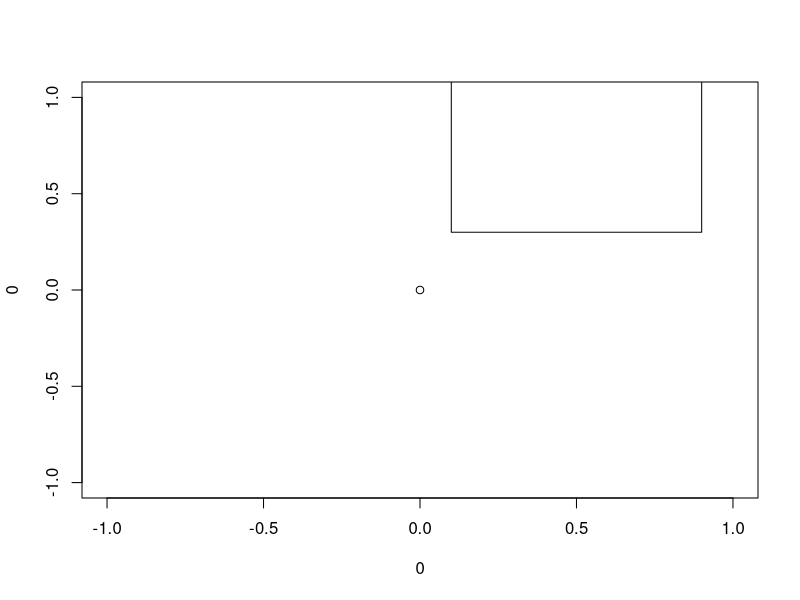
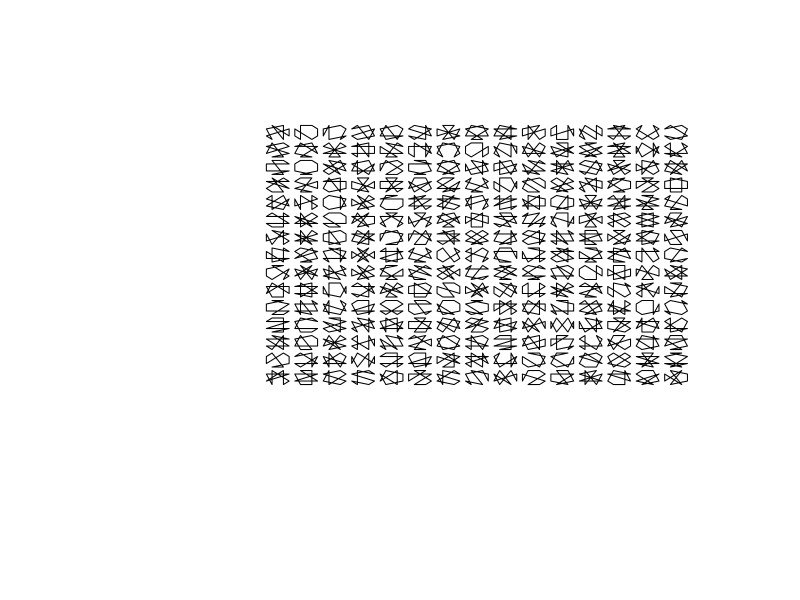
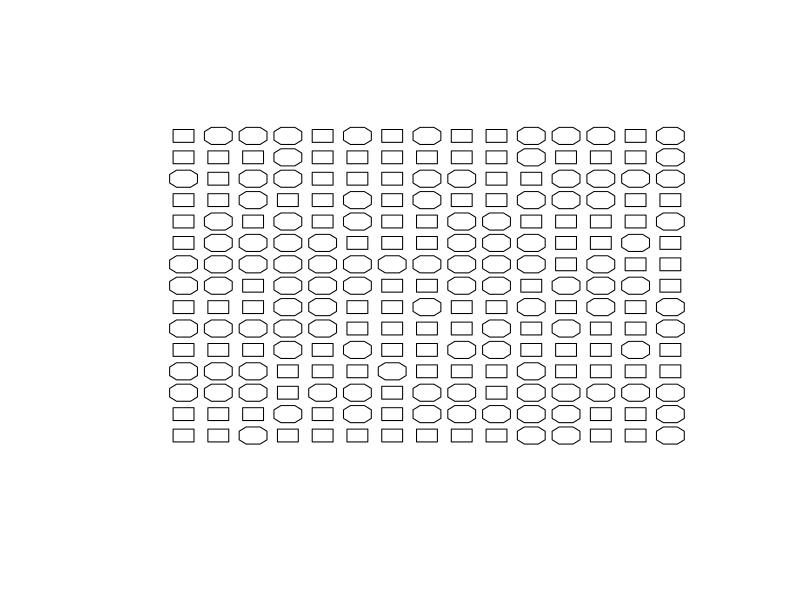
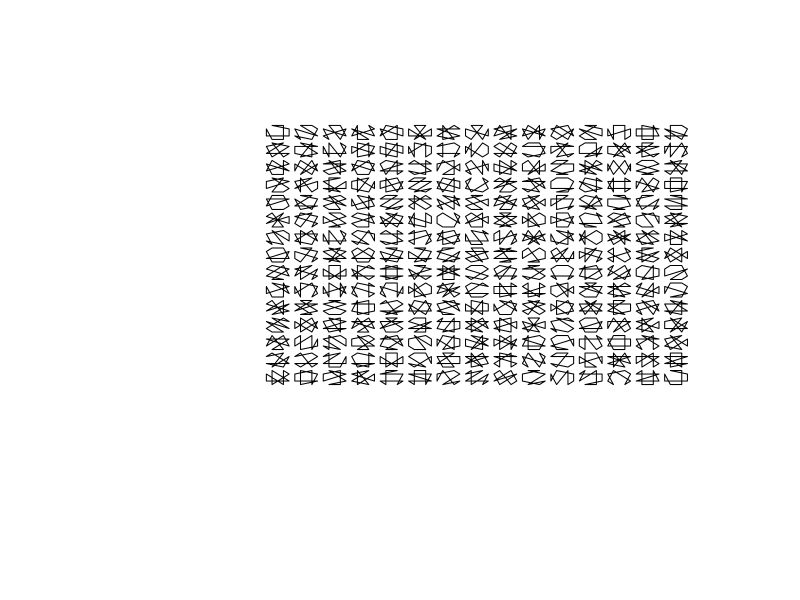
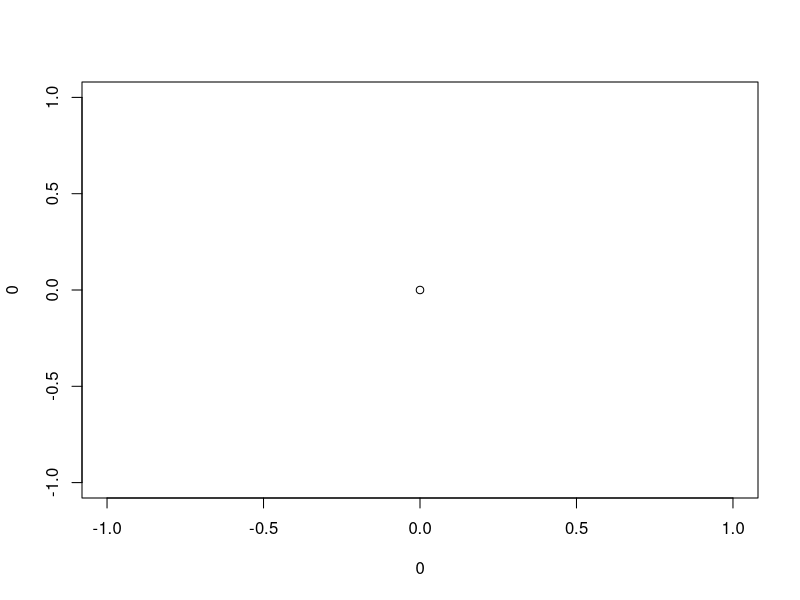

These figures' R source, in order: (Note: this script raises an error after producing the figures.)

squFunc <- function(Xcenter = 0,Ycenter = 0,wi = 0.4,he = 0.4){
  shape <- rbind(
      c(Xcenter+wi,Ycenter+he),
      c(Xcenter+wi,Ycenter-he),
      c(Xcenter-wi,Ycenter-he),
      c(Xcenter-wi,Ycenter+he))
  return (shape)
  }
      

plot(0, 0)
newSq <- squFunc(0.5,0.7)
polygon(newSq[,1],newSq[,2])


octaFunc <- function(Xcenter = 0,Ycenter = 0,wi = 0.4,he = 0.4){
  oct <- rbind(
        c(Xcenter+(wi/2),Ycenter+he),
        c(Xcenter+wi,Ycenter+(he/2)),
        c(Xcenter+wi,Ycenter-(he/2)),
        c(Xcenter+(wi/2),Ycenter-he),
        c(Xcenter-(wi/2),Ycenter-he),
        c(Xcenter-wi,Ycenter-(he/2)),
        c(Xcenter-wi,Ycenter+(he/2)),
        c(Xcenter-(wi/2),Ycenter+he))
  return (oct)
  }



plot(0, 0,
     xlim=c(-5,17),
     ylim=c(-5,17),
     col = "white", xlab = "", ylab = "", axes=F)
for (p in seq(1,15)){
  for (q in seq(1,15)) {
    oct <- octaFunc(p,q)
    oct <- oct[sample(nrow(oct)),]
    polygon(oct[,1],oct[,2])
}}


plot(0, 0,
     xlim=c(-1,17),
     ylim=c(-1,17),
     col = "white", xlab = "", ylab = "", axes=F)
for (p in seq(1,15)){
  for (q in seq(1,15)) {
    
    dec <- sample(1:2,1)
     ifelse(dec == 1, shape <- squFunc(p,q,0.3,0.3),
                              shape <- octaFunc(p,q))
    shuf <- sample(c(T,F),1)
    print(shuf)
    ifelse(shuf == T, shape[sample(nrow(shape)),],shape)
    
    polygon(shape[,1]+.2,shape[,2]+.2)
  }}


##### Variations on octagon

plot(0, 0,
     xlim=c(-5,17),
     ylim=c(-5,17),
     col = "white", xlab = "", ylab = "", axes=F)
for (p in seq(1,15)){
  for (q in seq(1,15)) {
    oct <- octaFunc(p,q)
    oct <- oct[sample(nrow(oct)),]
    polygon(oct[,1],oct[,2])
  }}


Xcenter = 0
Ycenter = 0
wi = 0.4
he = 0.4
plot(0, 0)

oct <- hexFunc()
polygon(oct[,1],oct[,2])

hexFunc <- function(Xcenter = 0,Ycenter = 0,wi = 0.4,he = 0.4){
  shape <- rbind(
    c(Xcenter,Ycenter+he),
    c(Xcenter+wi,Ycenter+(he/2)),
    c(Xcenter+wi,Ycenter),
    c(Xcenter+wi,Ycenter-(he/2)),
    c(Xcenter,Ycenter-he),
    c(Xcenter-wi,Ycenter-(he/2)),
    c(Xcenter-wi,Ycenter),
    c(Xcenter-wi,Ycenter+(he/2)))
  return (shape)
}


#### Working on a pentagon

plot(0, 0)
pentFunc <- function(Xcenter = 0,Ycenter = 0,wi = 0.4,he = 0.4){
  shape <- rbind(
    c(Xcenter,Ycenter+(he/2)),
    c(Xcenter+wi,Ycenter+(he/2)),
    c(Xcenter+wi+(wi/2),Ycenter-(he/2)),
    c(Xcenter,Ycenter-he),
    c(Xcenter-wi-(wi/2),Ycenter-(he/2)),
    c(Xcenter-wi,Ycenter+(he/2)))
  return (shape)
}
out <- pentFunc()
plot(0, 0)
polygon(out[,1],out[,2])


plot(0, 0,
     xlim=c(0,15),
     ylim=c(0,15),
     col = "white", xlab = "", ylab = "", axes=F)
for (p in seq(1,15)){
  for (q in seq(1,15)) { 
    
    choice <- sample(1:5,1)
    w = sample(seq(0.3,0.8,0.5),1)
    h = sample(seq(0.3,0.8,0.5),1)
    if (choice == 1){
      fig <-  octaFunc(p,q,w,h)
    }
    if (choice == 2){
      fig <-  pentFunc(p,q,w,h)
    }
    if (choice == 3){
      fig <-  squFunc(p,q,w,h)
    } 
    if (choice == 4){

      fig <-  hexFunc(p,q,w,h)
    }
    
    if (choice != 5){
      scramble <- sample(c(T,F),1,prob = c(0.9,0.1))
      if (scramble) { fig <- fig[sample(nrow(fig)),] }

      polygon(fig[,1],fig[,2])
    }
    else(
      points(p,q,pch=1,cex=sample(seq(0.5,3,0.5),1))
    )
  }}

plot(0, 0,
     xlim=c(0,15),
     ylim=c(0,15),
     col = "white", xlab = "", ylab = "", axes=F)

for (i in 1:15){
  for (j in 1:15){
    print(c(i,j))
  points(i,j,pch=i+j,cex=2)
}}
plot.new()
points(0,0,pch=1,cex=3)





squFuncHist <- function(Xcenter = 0,Ycenter = 0,wi = 0.4,he = 0.4){
  shape <- rbind(
    c(Xcenter+wi,Ycenter+he) + runif(1,max = 0.5),
    c(Xcenter+wi,Ycenter-he) + runif(1,max = 0.5),
    c(Xcenter-wi,Ycenter-he) + runif(1,max = 0.5),
    c(Xcenter-wi,Ycenter+he) + runif(1,max = 0.5))
  return (shape)
}


plot(0, 0,
     xlim=c(0,15),
     ylim=c(0,15),
     col = "white", xlab = "", ylab = "", axes=F)

hexFuncHist <- function(Xcenter = 0,Ycenter = 0,wi = 0.4,he = 0.4,maxHist=0){
  shape <- rbind(
    c(Xcenter,Ycenter+he)  + runif(1,max = maxHist),
    c(Xcenter+wi,Ycenter+(he/2)) + runif(1,max = maxHist),
    c(Xcenter+wi,Ycenter) + runif(1,max = maxHist),
    c(Xcenter+wi,Ycenter-(he/2)) + runif(1,max = maxHist),
    c(Xcenter,Ycenter-he) + runif(1,max = maxHist),
    c(Xcenter-wi,Ycenter-(he/2)) + runif(1,max = maxHist),
    c(Xcenter-wi,Ycenter) + runif(1,max = maxHist),
    c(Xcenter-wi,Ycenter+(he/2)) + runif(1,max = maxHist) )
  return (shape)
}




plot(0, 0,
     xlim=c(-5,17),
     ylim=c(-5,17),
     col = "white", xlab = "", ylab = "", axes=F)

for (p in seq(1,15)){
  for (q in seq(1,15)) {
    fig <- hexFuncHist(p,q,maxHist = runif(1,0,0.5))
    #fig <- fig[sample(nrow(fig)),]
    polygon(fig[,1],fig[,2])
  }}
